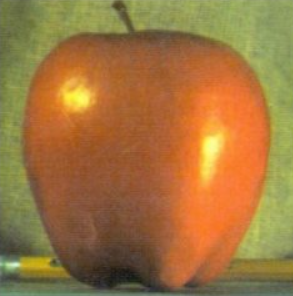
#> input picture images/apple.png, 293 x 296 px
$ python Pyramid.py
#> lines starting #> are read from the running program, lines starting #| are printed output that depends on the picture
import cv2 as cv
import numpy as np
import matplotlib.pyplot as plt

# Load images
A = cv.imread('images/apple.png')
#> A is the input picture: shape (296, 293, 3); mean B, G, R 63, 117.5, 159.6
B = cv.imread('images/orange.png')
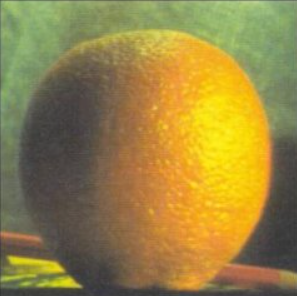
#> input picture images/orange.png, 297 x 296 px
#> B is the input picture: shape (296, 297, 3); mean B, G, R 68.1, 131.9, 151.2


A = cv.cvtColor(A, cv.COLOR_BGR2RGB)
B = cv.cvtColor(B, cv.COLOR_BGR2RGB)

# Generate Gaussian pyramids
gpA = [A.copy()]
gpB = [B.copy()]
for i in range(6):
    gpA.append(cv.pyrDown(gpA[-1]))
    gpB.append(cv.pyrDown(gpB[-1]))
#> after the loop, gpA = 7 items; gpB = 7 items

# Generate Laplacian pyramids
lpA = [gpA[5]]
lpB = [gpB[5]]
for i in range(5, 0, -1):
    GE_A = cv.pyrUp(gpA[i], dstsize=(gpA[i-1].shape[1], gpA[i-1].shape[0]))
    lpA.append(cv.subtract(gpA[i-1], GE_A))

    GE_B = cv.pyrUp(gpB[i], dstsize=(gpB[i-1].shape[1], gpB[i-1].shape[0]))
    lpB.append(cv.subtract(gpB[i-1], GE_B))
#> this loop made 5 passes
#> pass 3, `GE_A = cv.pyrUp(gpA[i], dstsize=(gpA[i-1].shape[1], gpA[i-1].shape[0]))`:
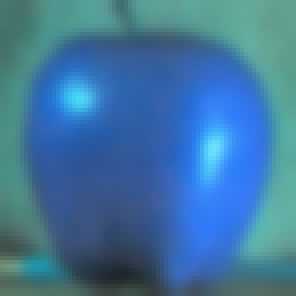
#> GE_A: shape (74, 74, 3) (shown 4 times larger); mean of channels 0, 1, 2 159.5, 117.9, 63; drawn as B, G, R
#> pass 3, `GE_B = cv.pyrUp(gpB[i], dstsize=(gpB[i-1].shape[1], gpB[i-1].shape[0]))`:
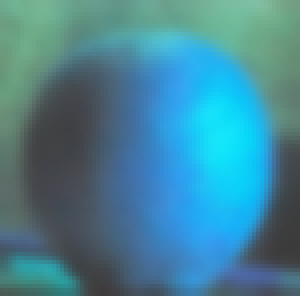
#> GE_B: shape (74, 75, 3) (shown 4 times larger); mean of channels 0, 1, 2 151.5, 132.7, 68.7; drawn as B, G, R
#> after the loop, lpA = 6 items; lpB = 6 items

# Blend pyramids
LS = []
for la, lb in zip(lpA, lpB):
    cols = la.shape[1]
    ls = np.hstack((la[:, :cols // 2], lb[:, cols // 2:]))
    LS.append(ls)
#> this loop made 6 passes
#> cols on passes 1 to 6: 10, 19, 37, 74, 147, 293
#> pass 3, `ls = np.hstack((la[:, :cols // 2], lb[:, cols // 2:]))`:
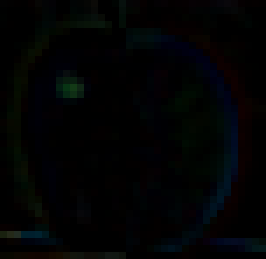
#> ls: shape (37, 38, 3) (shown 7 times larger); mean of channels 0, 1, 2 3.2, 2.8, 1.9; drawn as B, G, R
#> after the loop, LS = 6 items

# Reconstruct blended image
ls_ = LS[0]
for i in range(1, 6):
    ls_ = cv.pyrUp(ls_, dstsize=(LS[i].shape[1], LS[i].shape[0]))
    ls_ = cv.add(ls_, LS[i])
#> this loop made 5 passes
#> pass 3, `ls_ = cv.add(ls_, LS[i])`:
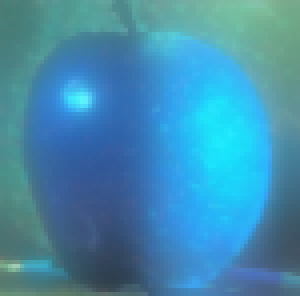
#> ls_: shape (74, 75, 3) (shown 4 times larger); mean of channels 0, 1, 2 174.6, 140.6, 65.6; drawn as B, G, R

# Direct blending
real = np.hstack((A[:, :A.shape[1] // 2], B[:, B.shape[1] // 2:]))
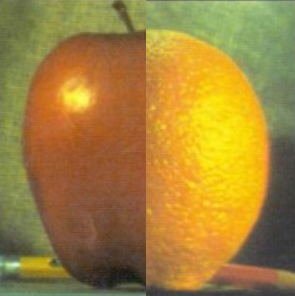
#> real: shape (296, 295, 3); mean R, G, B 162.5, 130.5, 59.2

# Convert blended images to RGB for display
ls_ = np.clip(ls_, 0, 255).astype(np.uint8)

# Plot results
fig, axes = plt.subplots(4, 6, figsize=(15, 10))

# Display Gaussian pyramids
for i in range(6):
    axes[0, i].imshow(gpA[i])
    axes[0, i].set_title(f'Gaussian A {i}')
    axes[0, i].axis('off')

    axes[1, i].imshow(gpB[i])
    axes[1, i].set_title(f'Gaussian B {i}')
    axes[1, i].axis('off')

# Display Laplacian pyramids
for i in range(6):
    axes[2, i].imshow(cv.convertScaleAbs(lpA[i]))
    axes[2, i].set_title(f'Laplacian A {i}')
    axes[2, i].axis('off')

    axes[3, i].imshow(cv.convertScaleAbs(lpB[i]))
    axes[3, i].set_title(f'Laplacian B {i}')
    axes[3, i].axis('off')

plt.show()
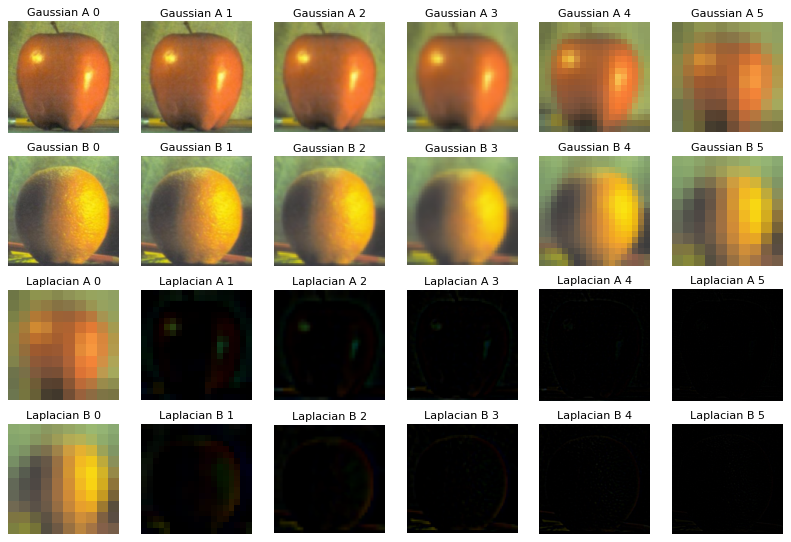
#> figure drawn by matplotlib, 24 panels

# Show final images
fig, ax = plt.subplots(2, 2, figsize=(10, 5))
ax[0][0].imshow(A)
ax[0][0].set_title('Original Apple')
ax[0][0].axis('off')

ax[0][1].imshow(B)
ax[0][1].set_title('Original Orange')
ax[0][1].axis('off')

ax[1][0].imshow(real)
ax[1][0].set_title('Direct Blending')
ax[1][0].axis('off')

# Show blended result
ax[1][1].imshow(ls_)
ax[1][1].set_title('Pyramid Blending')
ax[1][1].axis('off')

plt.show()
